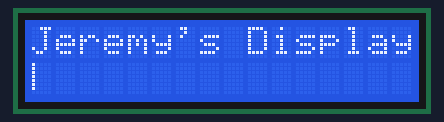
Bench run of a sketch on a simulated Arduino Uno, built with avr-gcc and run on an emulated ATmega328P. On the bench: 16×2 character LCD.

Above: at 0.12 s.
At 1.12 s:
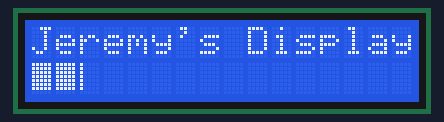
At 2.22 s:
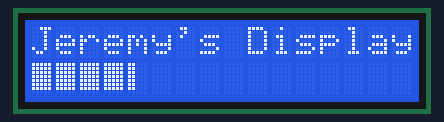
At 4.43 s:
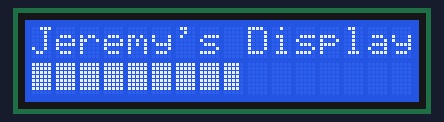
At 6.53 s:
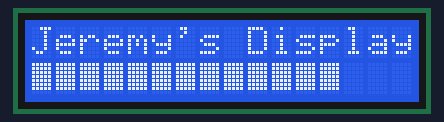
At 8.74 s:
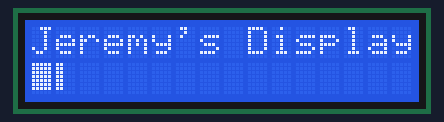

Measured:
- by itself, everything shown: repeats every 8.0 s, in 80 steps

The sketch:

LCD_progress_bar.ino
```cpp
//Jeremy Blum's Arduino Tutorial Series - Episode 13 - LCDs
//Sample Code - LCD Progress Bar
//http://www.jeremyblum.com
//LiquidCrystal library by David A. Mellis, Limor Fried (http://www.ladyada.net), and Tom Igoe
//http://www.arduino.cc/en/Tutorial/LiquidCrystal

/*
  The circuit:
 * LCD RS pin to digital pin 2
 * LCD Enable pin to digital pin 3
 * LCD D4 pin to digital pin 4
 * LCD D5 pin to digital pin 5
 * LCD D6 pin to digital pin 6
 * LCD D7 pin to digital pin 7
 * LCD R/W pin to ground
 * 10K resistor:
 * ends to +5V and ground
 * wiper to LCD VO pin (pin 3)
 */

// include the library code:
#include <LiquidCrystal.h>

// initialize the library with the numbers of the interface pins
LiquidCrystal lcd(2, 3, 4, 5, 6, 7);


byte p20[8] = {
  B10000,
  B10000,
  B10000,
  B10000,
  B10000,
  B10000,
  B10000,
};
byte p40[8] = {
  B11000,
  B11000,
  B11000,
  B11000,
  B11000,
  B11000,
  B11000,
};
byte p60[8] = {
  B11100,
  B11100,
  B11100,
  B11100,
  B11100,
  B11100,
  B11100,
};
byte p80[8] = {
  B11110,
  B11110,
  B11110,
  B11110,
  B11110,
  B11110,
  B11110,
};
byte p100[8] = {
  B11111,
  B11111,
  B11111,
  B11111,
  B11111,
  B11111,
  B11111,
};

void setup() {
  // set up the LCD's number of columns and rows:
  lcd.begin(16, 2);
  // Print a message to the LCD.
  lcd.print("Jeremy's Display");

  //Make progress characters
  lcd.createChar(0, p20);
  lcd.createChar(1, p40);
  lcd.createChar(2, p60);
  lcd.createChar(3, p80);
  lcd.createChar(4, p100);
}

void loop() {
 lcd.setCursor(0,1);
 lcd.print("                ");

 for (int i = 0; i<16; i++)
 {

   for (int j=0; j<5; j++)
   {
      lcd.setCursor(i, 1);
      lcd.write(j);
      delay(100);
    }


 }


}
```
